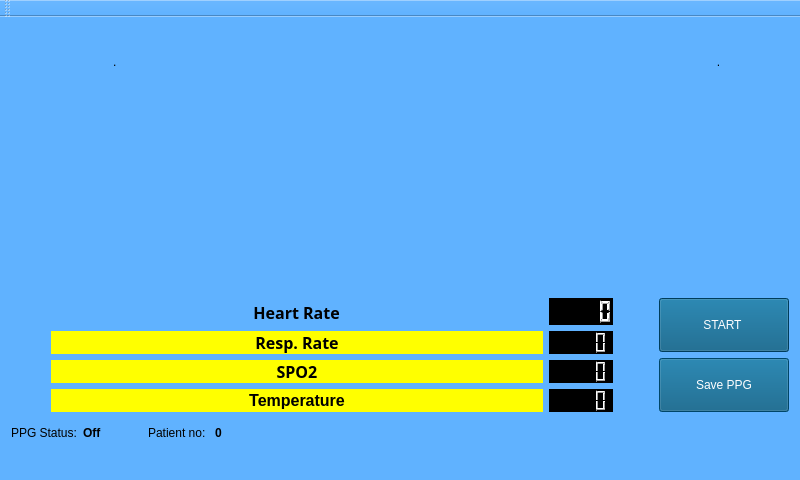
<?xml version="1.0" encoding="UTF-8"?>
<ui version="4.0">
 <class>MainWindow</class>
 <widget class="QMainWindow" name="MainWindow">
  <property name="geometry">
   <rect>
    <x>0</x>
    <y>0</y>
    <width>800</width>
    <height>480</height>
   </rect>
  </property>
  <property name="sizePolicy">
   <sizepolicy hsizetype="Preferred" vsizetype="Preferred">
    <horstretch>0</horstretch>
    <verstretch>2</verstretch>
   </sizepolicy>
  </property>
  <property name="windowTitle">
   <string>MainWindow</string>
  </property>
  <property name="styleSheet">
   <string notr="true">background-color: rgb(96, 178, 255);</string>
  </property>
  <widget class="QWidget" name="centralWidget">
   <layout class="QVBoxLayout" name="verticalLayout">
    <item>
     <layout class="QHBoxLayout" name="horizontalLayout">
      <item>
       <widget class="QLabel" name="label_12">
        <property name="sizePolicy">
         <sizepolicy hsizetype="Maximum" vsizetype="Preferred">
          <horstretch>0</horstretch>
          <verstretch>0</verstretch>
         </sizepolicy>
        </property>
        <property name="styleSheet">
         <string notr="true">border-image: url(:/PIC-right.jpg);</string>
        </property>
        <property name="text">
         <string>                   .</string>
        </property>
       </widget>
      </item>
      <item>
       <spacer name="horizontalSpacer_5">
        <property name="orientation">
         <enum>Qt::Horizontal</enum>
        </property>
        <property name="sizeType">
         <enum>QSizePolicy::Minimum</enum>
        </property>
        <property name="sizeHint" stdset="0">
         <size>
          <width>40</width>
          <height>20</height>
         </size>
        </property>
       </spacer>
      </item>
      <item>
       <widget class="QLabel" name="label_11">
        <property name="sizePolicy">
         <sizepolicy hsizetype="Expanding" vsizetype="Preferred">
          <horstretch>0</horstretch>
          <verstretch>0</verstretch>
         </sizepolicy>
        </property>
        <property name="minimumSize">
         <size>
          <width>400</width>
          <height>50</height>
         </size>
        </property>
        <property name="maximumSize">
         <size>
          <width>105</width>
          <height>16777215</height>
         </size>
        </property>
        <property name="styleSheet">
         <string notr="true">border-image: url(:/tel-pic.PNG);</string>
        </property>
        <property name="text">
         <string>&lt;html&gt;&lt;head/&gt;&lt;body&gt;&lt;p/&gt;&lt;p/&gt;&lt;p/&gt;&lt;p&gt;&lt;br/&gt;&lt;/p&gt;&lt;p&gt;&lt;br/&gt;&lt;/p&gt;&lt;/body&gt;&lt;/html&gt;</string>
        </property>
       </widget>
      </item>
      <item>
       <spacer name="horizontalSpacer_6">
        <property name="orientation">
         <enum>Qt::Horizontal</enum>
        </property>
        <property name="sizeType">
         <enum>QSizePolicy::Minimum</enum>
        </property>
        <property name="sizeHint" stdset="0">
         <size>
          <width>40</width>
          <height>20</height>
         </size>
        </property>
       </spacer>
      </item>
      <item>
       <widget class="QLabel" name="label_13">
        <property name="sizePolicy">
         <sizepolicy hsizetype="Maximum" vsizetype="Preferred">
          <horstretch>0</horstretch>
          <verstretch>0</verstretch>
         </sizepolicy>
        </property>
        <property name="styleSheet">
         <string notr="true">border-image: url(:/PIC-left.PNG);</string>
        </property>
        <property name="text">
         <string>         .        </string>
        </property>
       </widget>
      </item>
     </layout>
    </item>
    <item>
     <spacer name="horizontalSpacer">
      <property name="orientation">
       <enum>Qt::Horizontal</enum>
      </property>
      <property name="sizeHint" stdset="0">
       <size>
        <width>40</width>
        <height>20</height>
       </size>
      </property>
     </spacer>
    </item>
    <item>
     <widget class="QCustomPlot" name="CustomPlot" native="true">
      <property name="minimumSize">
       <size>
        <width>100</width>
        <height>150</height>
       </size>
      </property>
      <property name="maximumSize">
       <size>
        <width>1677</width>
        <height>16777215</height>
       </size>
      </property>
     </widget>
    </item>
    <item>
     <spacer name="horizontalSpacer_2">
      <property name="orientation">
       <enum>Qt::Horizontal</enum>
      </property>
      <property name="sizeHint" stdset="0">
       <size>
        <width>40</width>
        <height>20</height>
       </size>
      </property>
     </spacer>
    </item>
    <item>
     <layout class="QGridLayout" name="gridLayout_2">
      <item row="0" column="0">
       <layout class="QGridLayout" name="gridLayout">
        <property name="sizeConstraint">
         <enum>QLayout::SetFixedSize</enum>
        </property>
        <item row="2" column="0">
         <spacer name="horizontalSpacer_10">
          <property name="orientation">
           <enum>Qt::Horizontal</enum>
          </property>
          <property name="sizeType">
           <enum>QSizePolicy::Minimum</enum>
          </property>
          <property name="sizeHint" stdset="0">
           <size>
            <width>40</width>
            <height>20</height>
           </size>
          </property>
         </spacer>
        </item>
        <item row="4" column="3">
         <widget class="QLCDNumber" name="lcdNumber_TEMP">
          <property name="styleSheet">
           <string notr="true">background-color: rgb(0, 0, 0);
selection-color: rgb(255, 255, 255);
color: rgb(255, 255, 255);
</string>
          </property>
         </widget>
        </item>
        <item row="4" column="1">
         <widget class="QLabel" name="label_2">
          <property name="styleSheet">
           <string notr="true">color: rgb(170, 85, 0);
border-image: url(:/border2.png);
background-color: rgb(255, 255, 0);

font: 8pt &quot;Nirmala UI Semilight&quot;;</string>
          </property>
          <property name="frameShadow">
           <enum>QFrame::Sunken</enum>
          </property>
          <property name="text">
           <string>&lt;!DOCTYPE HTML PUBLIC &quot;-//W3C//DTD HTML 4.0//EN&quot; &quot;http://www.w3.org/TR/REC-html40/strict.dtd&quot;&gt;
&lt;html&gt;&lt;head&gt;&lt;meta name=&quot;qrichtext&quot; content=&quot;1&quot; /&gt;&lt;style type=&quot;text/css&quot;&gt;
p, li { white-space: pre-wrap; }
&lt;/style&gt;&lt;/head&gt;&lt;body style=&quot; font-family:'Arial'; font-size:8pt; font-weight:400; font-style:normal;&quot;&gt;
&lt;p align=&quot;center&quot; style=&quot; margin-top:0px; margin-bottom:0px; margin-left:0px; margin-right:0px; -qt-block-indent:0; text-indent:0px;&quot;&gt;&lt;span style=&quot; font-family:'PMingLiU-ExtB'; font-size:12pt; font-weight:600; color:#aa0000;&quot;&gt;   &lt;/span&gt;&lt;span style=&quot; font-family:'PMingLiU-ExtB'; font-size:12pt; font-weight:600; color:#000000;&quot;&gt;  Temperature&lt;/span&gt;&lt;span style=&quot; font-family:'PMingLiU-ExtB'; font-size:12pt; font-weight:600; color:#aa0000;&quot;&gt;     &lt;/span&gt;&lt;/p&gt;&lt;/body&gt;&lt;/html&gt;</string>
          </property>
         </widget>
        </item>
        <item row="3" column="1">
         <widget class="QLabel" name="label">
          <property name="font">
           <font>
            <family>Nirmala UI Semilight</family>
            <pointsize>8</pointsize>
            <weight>50</weight>
            <italic>false</italic>
            <bold>false</bold>
           </font>
          </property>
          <property name="styleSheet">
           <string notr="true">color: rgb(170, 85, 0);
border-image: url(:/border2.png);
border-color: rgb(0, 0, 0);
background-color: rgb(255, 255, 0);
font: 8pt &quot;Nirmala UI Semilight&quot;;</string>
          </property>
          <property name="text">
           <string>&lt;!DOCTYPE HTML PUBLIC &quot;-//W3C//DTD HTML 4.0//EN&quot; &quot;http://www.w3.org/TR/REC-html40/strict.dtd&quot;&gt;
&lt;html&gt;&lt;head&gt;&lt;meta name=&quot;qrichtext&quot; content=&quot;1&quot; /&gt;&lt;style type=&quot;text/css&quot;&gt;
p, li { white-space: pre-wrap; }
&lt;/style&gt;&lt;/head&gt;&lt;body style=&quot; font-family:'MS Shell Dlg 2'; font-size:8pt; font-weight:400; font-style:normal;&quot;&gt;
&lt;p align=&quot;center&quot; style=&quot; margin-top:0px; margin-bottom:0px; margin-left:0px; margin-right:0px; -qt-block-indent:0; text-indent:0px;&quot;&gt;&lt;span style=&quot; font-family:'PMingLiU-ExtB'; font-size:12pt; font-weight:600; color:#000000;&quot;&gt;    SPO2&lt;/span&gt;&lt;span style=&quot; font-family:'PMingLiU-ExtB'; font-size:12pt; font-weight:600; color:#aa0000;&quot;&gt;    &lt;/span&gt;&lt;/p&gt;&lt;/body&gt;&lt;/html&gt;</string>
          </property>
         </widget>
        </item>
        <item row="2" column="1">
         <widget class="QLabel" name="label_4">
          <property name="font">
           <font>
            <family>Nirmala UI Semilight</family>
            <pointsize>8</pointsize>
            <weight>50</weight>
            <italic>false</italic>
            <bold>false</bold>
           </font>
          </property>
          <property name="styleSheet">
           <string notr="true">color: rgb(170, 85, 0);
border-image: url(:/border2.png);
border-color: rgb(0, 0, 0);
background-color: rgb(255, 255, 0);
font: 8pt &quot;Nirmala UI Semilight&quot;;</string>
          </property>
          <property name="text">
           <string>&lt;!DOCTYPE HTML PUBLIC &quot;-//W3C//DTD HTML 4.0//EN&quot; &quot;http://www.w3.org/TR/REC-html40/strict.dtd&quot;&gt;
&lt;html&gt;&lt;head&gt;&lt;meta name=&quot;qrichtext&quot; content=&quot;1&quot; /&gt;&lt;style type=&quot;text/css&quot;&gt;
p, li { white-space: pre-wrap; }
&lt;/style&gt;&lt;/head&gt;&lt;body style=&quot; font-family:'MS Shell Dlg 2'; font-size:8pt; font-weight:400; font-style:normal;&quot;&gt;
&lt;p align=&quot;center&quot; style=&quot; margin-top:0px; margin-bottom:0px; margin-left:0px; margin-right:0px; -qt-block-indent:0; text-indent:0px;&quot;&gt;&lt;span style=&quot; font-family:'PMingLiU-ExtB'; font-size:12pt; font-weight:600; color:#aa0000;&quot;&gt;  &lt;/span&gt;&lt;span style=&quot; font-family:'PMingLiU-ExtB'; font-size:12pt; font-weight:600; color:#000000;&quot;&gt;Resp. Rate&lt;/span&gt;&lt;span style=&quot; font-family:'PMingLiU-ExtB'; font-size:12pt; font-weight:600; color:#aa0000;&quot;&gt;  &lt;/span&gt;&lt;/p&gt;&lt;/body&gt;&lt;/html&gt;</string>
          </property>
         </widget>
        </item>
        <item row="3" column="0">
         <spacer name="horizontalSpacer_4">
          <property name="orientation">
           <enum>Qt::Horizontal</enum>
          </property>
          <property name="sizeType">
           <enum>QSizePolicy::Minimum</enum>
          </property>
          <property name="sizeHint" stdset="0">
           <size>
            <width>40</width>
            <height>20</height>
           </size>
          </property>
         </spacer>
        </item>
        <item row="4" column="0">
         <spacer name="horizontalSpacer_9">
          <property name="orientation">
           <enum>Qt::Horizontal</enum>
          </property>
          <property name="sizeType">
           <enum>QSizePolicy::Minimum</enum>
          </property>
          <property name="sizeHint" stdset="0">
           <size>
            <width>40</width>
            <height>20</height>
           </size>
          </property>
         </spacer>
        </item>
        <item row="0" column="3">
         <widget class="QLCDNumber" name="lcdNumber_HR">
          <property name="autoFillBackground">
           <bool>false</bool>
          </property>
          <property name="styleSheet">
           <string notr="true">background-color: rgb(0, 0, 0);
selection-color: rgb(255, 255, 255);
color: rgb(255, 255, 255);
</string>
          </property>
          <property name="frameShape">
           <enum>QFrame::NoFrame</enum>
          </property>
          <property name="frameShadow">
           <enum>QFrame::Plain</enum>
          </property>
         </widget>
        </item>
        <item row="3" column="3">
         <widget class="QLCDNumber" name="lcdNumber_SPO2">
          <property name="styleSheet">
           <string notr="true">background-color: rgb(0, 0, 0);
selection-color: rgb(255, 255, 255);
color: rgb(255, 255, 255);
</string>
          </property>
         </widget>
        </item>
        <item row="2" column="3">
         <widget class="QLCDNumber" name="lcdNumber_RR">
          <property name="styleSheet">
           <string notr="true">background-color: rgb(0, 0, 0);
selection-color: rgb(255, 255, 255);
color: rgb(255, 255, 255);
</string>
          </property>
         </widget>
        </item>
        <item row="0" column="0">
         <spacer name="horizontalSpacer_3">
          <property name="orientation">
           <enum>Qt::Horizontal</enum>
          </property>
          <property name="sizeType">
           <enum>QSizePolicy::Minimum</enum>
          </property>
          <property name="sizeHint" stdset="0">
           <size>
            <width>40</width>
            <height>20</height>
           </size>
          </property>
         </spacer>
        </item>
        <item row="0" column="1">
         <widget class="QLabel" name="label_3">
          <property name="sizePolicy">
           <sizepolicy hsizetype="Expanding" vsizetype="Preferred">
            <horstretch>0</horstretch>
            <verstretch>0</verstretch>
           </sizepolicy>
          </property>
          <property name="font">
           <font>
            <family>Nirmala UI Semilight</family>
            <pointsize>8</pointsize>
            <weight>50</weight>
            <italic>false</italic>
            <bold>false</bold>
           </font>
          </property>
          <property name="styleSheet">
           <string notr="true">border-image: url(:/border2.png);

font: 8pt &quot;Nirmala UI Semilight&quot;;</string>
          </property>
          <property name="text">
           <string>&lt;!DOCTYPE HTML PUBLIC &quot;-//W3C//DTD HTML 4.0//EN&quot; &quot;http://www.w3.org/TR/REC-html40/strict.dtd&quot;&gt;
&lt;html&gt;&lt;head&gt;&lt;meta name=&quot;qrichtext&quot; content=&quot;1&quot; /&gt;&lt;style type=&quot;text/css&quot;&gt;
p, li { white-space: pre-wrap; }
&lt;/style&gt;&lt;/head&gt;&lt;body style=&quot; font-family:'MS Shell Dlg 2'; font-size:8pt; font-weight:400; font-style:normal;&quot;&gt;
&lt;p align=&quot;center&quot; style=&quot; margin-top:0px; margin-bottom:0px; margin-left:0px; margin-right:0px; -qt-block-indent:0; text-indent:0px;&quot;&gt;&lt;span style=&quot; font-family:'PMingLiU-ExtB'; font-size:14pt; font-weight:600; color:#aa0000;&quot;&gt;     &lt;/span&gt;&lt;span style=&quot; font-family:'PMingLiU-ExtB'; font-size:14pt; font-weight:600; color:#000000;&quot;&gt; &lt;/span&gt;&lt;span style=&quot; font-family:'PMingLiU-ExtB'; font-size:12pt; font-weight:600; color:#000000;&quot;&gt; Heart Rate&lt;/span&gt;&lt;span style=&quot; font-family:'PMingLiU-ExtB'; font-size:14pt; font-weight:600; color:#aa0000;&quot;&gt;       &lt;/span&gt;&lt;/p&gt;&lt;/body&gt;&lt;/html&gt;</string>
          </property>
         </widget>
        </item>
       </layout>
      </item>
      <item row="0" column="1">
       <spacer name="horizontalSpacer_11">
        <property name="orientation">
         <enum>Qt::Horizontal</enum>
        </property>
        <property name="sizeType">
         <enum>QSizePolicy::Minimum</enum>
        </property>
        <property name="sizeHint" stdset="0">
         <size>
          <width>40</width>
          <height>20</height>
         </size>
        </property>
       </spacer>
      </item>
      <item row="0" column="2">
       <layout class="QGridLayout" name="gridLayout_4">
        <item row="1" column="0">
         <widget class="QPushButton" name="start_button">
          <property name="sizePolicy">
           <sizepolicy hsizetype="Minimum" vsizetype="Minimum">
            <horstretch>0</horstretch>
            <verstretch>0</verstretch>
           </sizepolicy>
          </property>
          <property name="styleSheet">
           <string notr="true">font: 81 8pt &quot;Rockwell Extra Bold&quot;;
background-color: rgb(0, 85, 127);
color: rgb(255, 255, 255);</string>
          </property>
          <property name="text">
           <string>            START             </string>
          </property>
         </widget>
        </item>
        <item row="2" column="0">
         <widget class="QPushButton" name="save_button">
          <property name="enabled">
           <bool>false</bool>
          </property>
          <property name="sizePolicy">
           <sizepolicy hsizetype="Minimum" vsizetype="Minimum">
            <horstretch>0</horstretch>
            <verstretch>0</verstretch>
           </sizepolicy>
          </property>
          <property name="styleSheet">
           <string notr="true">font: 81 8pt &quot;Rockwell Extra Bold&quot;;
background-color: rgb(0, 85, 127);
color: rgb(255, 255, 255);</string>
          </property>
          <property name="text">
           <string>Save PPG</string>
          </property>
         </widget>
        </item>
       </layout>
      </item>
     </layout>
    </item>
    <item>
     <layout class="QHBoxLayout" name="horizontalLayout_2">
      <item>
       <widget class="QLabel" name="label_5">
        <property name="text">
         <string>PPG Status:</string>
        </property>
       </widget>
      </item>
      <item>
       <widget class="QLabel" name="ppg_status">
        <property name="font">
         <font>
          <weight>75</weight>
          <bold>true</bold>
         </font>
        </property>
        <property name="autoFillBackground">
         <bool>false</bool>
        </property>
        <property name="text">
         <string>Off</string>
        </property>
       </widget>
      </item>
      <item>
       <spacer name="horizontalSpacer_7">
        <property name="orientation">
         <enum>Qt::Horizontal</enum>
        </property>
        <property name="sizeType">
         <enum>QSizePolicy::Minimum</enum>
        </property>
        <property name="sizeHint" stdset="0">
         <size>
          <width>40</width>
          <height>20</height>
         </size>
        </property>
       </spacer>
      </item>
      <item>
       <widget class="QLabel" name="label_6">
        <property name="text">
         <string>Patient no: </string>
        </property>
       </widget>
      </item>
      <item>
       <widget class="QLabel" name="patient_id">
        <property name="font">
         <font>
          <weight>75</weight>
          <bold>true</bold>
         </font>
        </property>
        <property name="text">
         <string>0</string>
        </property>
       </widget>
      </item>
      <item>
       <spacer name="horizontalSpacer_8">
        <property name="orientation">
         <enum>Qt::Horizontal</enum>
        </property>
        <property name="sizeType">
         <enum>QSizePolicy::Expanding</enum>
        </property>
        <property name="sizeHint" stdset="0">
         <size>
          <width>40</width>
          <height>20</height>
         </size>
        </property>
       </spacer>
      </item>
     </layout>
    </item>
   </layout>
  </widget>
  <widget class="QToolBar" name="mainToolBar">
   <property name="enabled">
    <bool>false</bool>
   </property>
   <attribute name="toolBarArea">
    <enum>TopToolBarArea</enum>
   </attribute>
   <attribute name="toolBarBreak">
    <bool>false</bool>
   </attribute>
  </widget>
  <widget class="QStatusBar" name="statusBar"/>
 </widget>
 <layoutdefault spacing="6" margin="11"/>
 <customwidgets>
  <customwidget>
   <class>QCustomPlot</class>
   <extends>QWidget</extends>
   <header>qcustomplot.h</header>
   <container>1</container>
  </customwidget>
 </customwidgets>
 <resources/>
 <connections/>
</ui>
